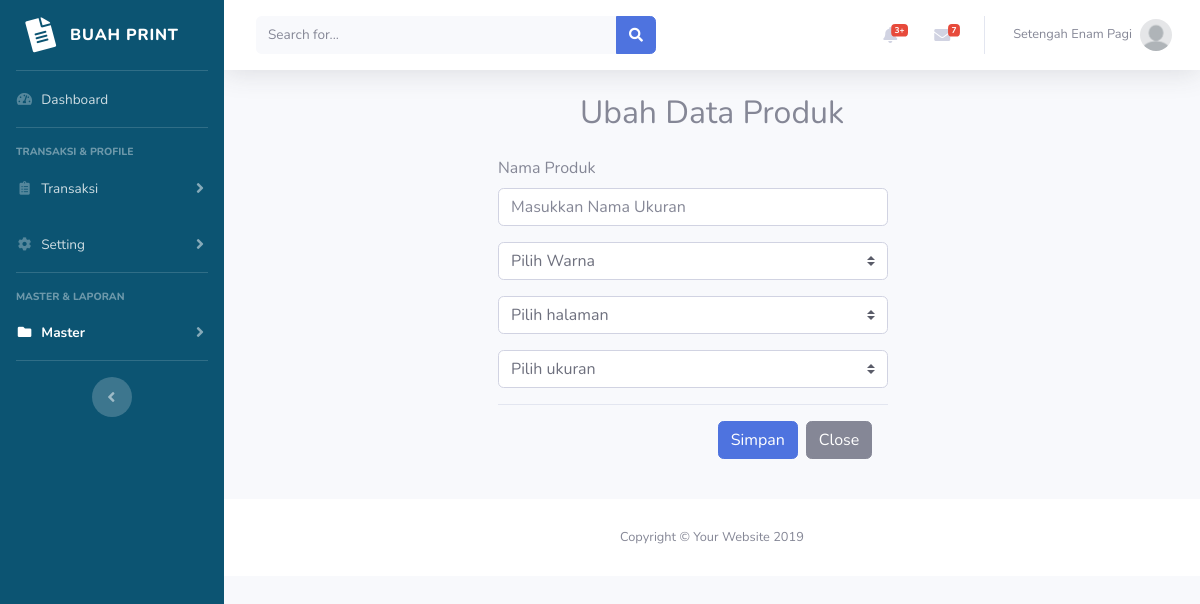
The page /admin/master_produkBaru_ubah.php (signed in) on the database its author committed.
### tables this page shows
CREATE TABLE `mitra` (
  `ID_MITRA` char(10) NOT NULL,
  `NAMA_MITRA` varchar(40) NOT NULL,
  `EMAIL_MITRA` varchar(100) NOT NULL,
  `NO_HP_MITRA` varchar(13) NOT NULL,
  `TELEPHONE_MITRA` varchar(13) NOT NULL,
  `ALAMAT_MITRA` text NOT NULL,
  `FOTO_PROFILE` varchar(200) NOT NULL,
  `COVER` varchar(200) NOT NULL,
  `STATUS_MITRA` int(11) NOT NULL,
  `SALDO_MITRA` int(11) NOT NULL,
  `LOCATION_MITRA` text,
  `USERNAME_MITRA` varchar(50) NOT NULL,
  `PASSWORD_MITRA` varchar(32) NOT NULL
);

### admin/master_produkBaru_ubah.php (the view, shortened to what this page needs)
<?php
include 'includes/config.php';
include 'includes/header.php';
?>
<div class="container my-4">
    <div class="title text-center">
        <h2>Ubah Data Produk</h2>
    </div>
    <div class="row justify-content-center">
        <div class="col-6">
            <form class="font-m-light col-11 mt-3" action="query/master_produkBaru_query.php" method="post">
                <div class="form-group">
                    <label for="nama_produk" class="font-m-med">Nama Produk</label>
                    <input type="text" class="form-control" id="nama_produk" name="nama_produk" value="<?= $nama_produk ?>" placeholder="Masukkan Nama Ukuran" required>
                </div>
                <div class="form-group">
                    <select name="id_warna" class="custom-select">
                        <option selected>Pilih Warna</option>
                    </select>
                </div>
                <div class="form-group">
                    <select name="id_halaman" class="custom-select">
                        <option selected>Pilih halaman</option>
                    </select>
                </div>
                <div class="form-group">
                    <select name="id_ukuran" class="custom-select">
                        <option selected>Pilih ukuran</option>
                    </select>
                </div>
                <div class="modal-footer text-center">
                    <input type="submit" class="btn btn-primary" name="edit_produk" value="Simpan">
                    <a href="master_produkBaru.php" class="btn btn-secondary" data-dismiss="modal">Close</a>
                </div>
            </form>
        </div>
    </div>
</div>
<?php
require 'includes/footer.php';
?>

### admin/includes/header.php (shortened to what this page needs)
<?php
if (isset($_SESSION['admin_login'])) {
  $username = $_SESSION['username'];
  $data = mysqli_query($con, "SELECT * FROM mitra WHERE USERNAME_MITRA = '$username'");
  $data_admin = mysqli_fetch_assoc($data);
  $nama_admin = $data_admin['NAMA_MITRA'];
  $profil_admin = $data_admin['FOTO_PROFILE'];
}
?>
<!DOCTYPE html>
<html lang="en">
<head>
  <link href="vendor/fontawesome-free/css/all.min.css" rel="stylesheet" type="text/css">
  <link href="css/sb-admin-2.min.css" rel="stylesheet">
  <link rel="stylesheet" href="css/sb-admin-2.css">
  <link href="vendor/datatables/dataTables.bootstrap4.min.css" rel="stylesheet">
</head>
<body id="page-top">
  <div id="wrapper">
    <?php
    require 'sidebar.php';
    ?>
    <div id="content-wrapper" class="d-flex flex-column">
      <div id="content">
        <nav class="navbar navbar-expand navbar-light bg-white topbar mb-4 static-top shadow">
          <?php
          if (isset($_SESSION['admin_login'])) {
            ?>
            <form class="d-none d-sm-inline-block form-inline mr-auto ml-md-3 my-2 my-md-0 mw-100 navbar-search">
              <div class="input-group">
                <input type="text" class="form-control bg-light border-0 small" placeholder="Search for..." aria-label="Search" aria-describedby="basic-addon2">
                <div class="input-group-append">
                  <button class="btn btn-primary" type="button">
                    <i class="fas fa-search fa-sm"></i>
                  </button>
                </div>
              </div>
            </form>
            <ul class="navbar-nav ml-auto">
              <li class="nav-item dropdown no-arrow mx-1">
                <a class="nav-link dropdown-toggle" href="#" id="alertsDropdown" role="button" data-toggle="dropdown" aria-haspopup="true" aria-expanded="false">
                  <i class="fas fa-bell fa-fw"></i>
                  <span class="badge badge-danger badge-counter">3+</span>
                </a>
              </li>
              <li class="nav-item dropdown no-arrow mx-1">
                <a class="nav-link dropdown-toggle" href="#" id="messagesDropdown" role="button" data-toggle="dropdown" aria-haspopup="true" aria-expanded="false">
                  <i class="fas fa-envelope fa-fw"></i>
                  <span class="badge badge-danger badge-counter">7</span>
                </a>
              </li>
              <li class="nav-item dropdown no-arrow">
                <a class="nav-link dropdown-toggle" href="#" id="userDropdown" role="button" data-toggle="dropdown" aria-haspopup="true" aria-expanded="false">
                  <span class="mr-2 d-none d-lg-inline text-gray-600 small"><?= $nama_admin ?></span>
                  <img class="img-profile rounded-circle" src="img/profil/<?= $profil_admin ?>">
                </a>
              </li>
              <?php } ?>
              </ul>
        </nav>

### rows shown on the page
mitra: NAMA_MITRA "Setengah Enam Pagi", FOTO_PROFILE (picture)
